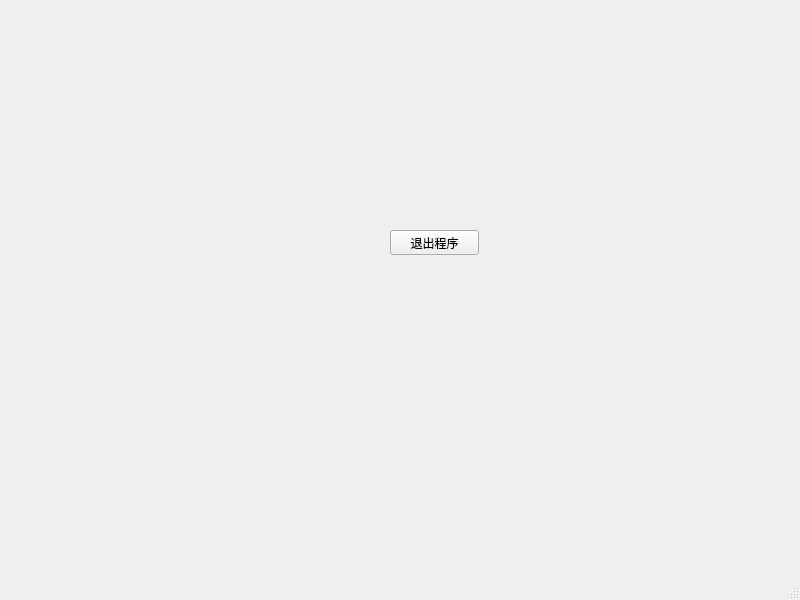
<?xml version="1.0" encoding="UTF-8"?>
<ui version="4.0">
 <class>MainWindow</class>
 <widget class="QMainWindow" name="MainWindow">
  <property name="geometry">
   <rect>
    <x>0</x>
    <y>0</y>
    <width>800</width>
    <height>600</height>
   </rect>
  </property>
  <property name="windowTitle">
   <string>MainWindow</string>
  </property>
  <widget class="QWidget" name="centralwidget">
   <widget class="QPushButton" name="pushButton">
    <property name="geometry">
     <rect>
      <x>390</x>
      <y>230</y>
      <width>89</width>
      <height>25</height>
     </rect>
    </property>
    <property name="text">
     <string>退出程序</string>
    </property>
   </widget>
  </widget>
  <widget class="QMenuBar" name="menubar">
   <property name="geometry">
    <rect>
     <x>0</x>
     <y>0</y>
     <width>800</width>
     <height>28</height>
    </rect>
   </property>
  </widget>
  <widget class="QStatusBar" name="statusbar"/>
 </widget>
 <resources/>
 <connections>
  <connection>
   <sender>pushButton</sender>
   <signal>clicked()</signal>
   <receiver>MainWindow</receiver>
   <slot>close()</slot>
   <hints>
    <hint type="sourcelabel">
     <x>429</x>
     <y>267</y>
    </hint>
    <hint type="destinationlabel">
     <x>621</x>
     <y>147</y>
    </hint>
   </hints>
  </connection>
 </connections>
</ui>
